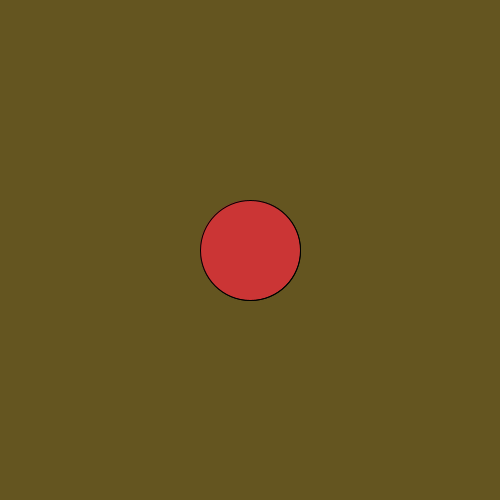
Frame 1 (no input)
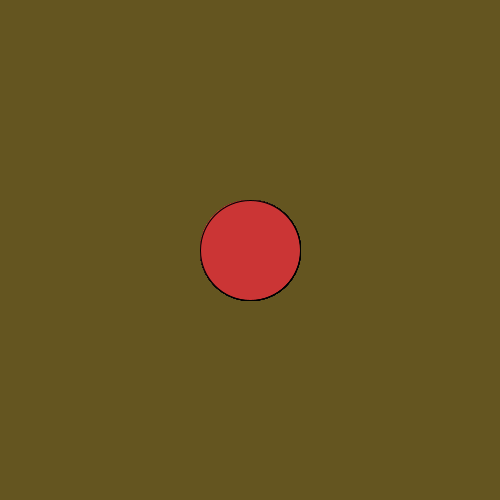
Frame 60 (the mouse pressed at the canvas centre just before this capture)
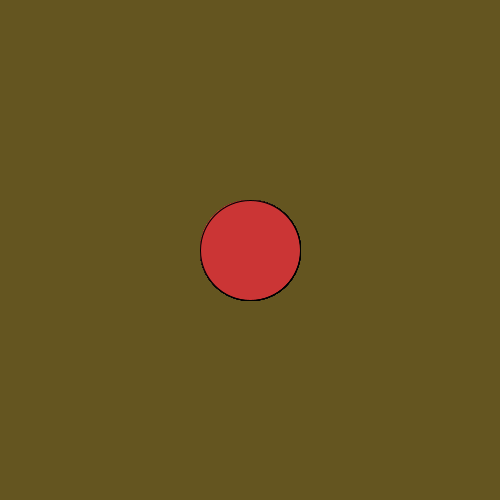
Frame 120 (the mouse held since frame 60 and released just before this capture)

The Processing sketch that drew these frames (run headless with seeded random() and noise(); from frame 60 on, the mouse is pressed at the canvas centre):

// Processing sketch: processing_101006
// ── processing_101006.pde

int x,y;
int d=100;
void setup()
{
  size(500,500);
  smooth();
  background(#645520);
  x=width/2;
  y=height/2;
  fill(#CB3535);
  ellipse(width/2,height/2,d,d);
  
}

void draw()
{
  ellipse(x,y,d,d);
}

void keyPressed()
{
  
  if(key== CODED)
  { 
    background(#645520);
    if(keyCode==UP){
       y-=10;
       if(y<(d/2)){
         y=height-d/2;
       }
    }
    if(keyCode==DOWN){
      y+=10; 
      if(y>(height-(d/2))){
         y=d/2;
       }
    }
    if(keyCode==LEFT){
      x-=10;
      if(x<(d/2)){
        x=width-d/2;
      }
    }
    if(keyCode==RIGHT){
      x+=10;
      if(x>(width-(d/2))){
        x=d/2;
      }
    }
  }
}

void keyReleased()
{
  switch(key)
  {
    case 'r' : 
      
      fill(255,0,0);
      draw();
      break;
    case 'b' :
      fill(0,0,255);
      draw();
      break;
    case 'g' :
      fill(0,255,0);
      draw();   
      break;
     case 'i' :
       background(#645520);
       d+=10;
       d= constrain(d,10,310);
       draw();
       break;
     case 'd' :
       background(#645520);
       d-=10;
       d= constrain(d,10,310);
       draw();
       break;
    default:
      break;
  }
 }
